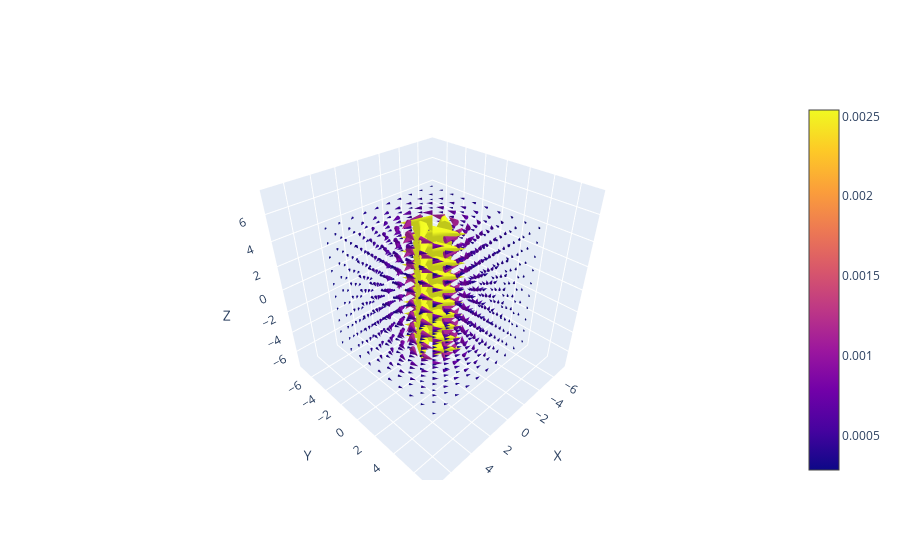

Notebook source saved alongside this figure:
### Code cell
def field_around_current_carrying_wire(I:float, 
                                       CONSTANTS:dict, 
                                       x_extent:list = [-5, 5], 
                                       y_extent:list = [-5, 5],
                                       z_extent:list = [5,-5], 
                                       resolution:float = 10) -> list[np.ndarray]:
    '''
    A current carrying wire will have a magnetic field around it. The wire will run parallel to the z
    axis, and be placed at the origin of the x,y plane. Current will be travelling in the direction of positive z.

    Direction of the current is dependent on the direction of travel. When it comes time to compare these outputs 
    to that of the GP, we can crank up the resolution of this and see if it can recreate the field.
    
    Args:
        I (float): Current which the wire is carrying.
        CONSTANTS (dict): Dictionary of all of the physical constants which could be useful.

        x_extent (list[int]): extent in the x direction of the final field. In SI Units, this will be meters.
        y_extent (list[int]): extent in the y direction of the final field. In SI Units, this will be meters.
        z_extent (list[int]): extent in the z direction of the final field. In SI Units, this will be meters.

    Returns:
        6 numpy nd arrays 
    '''
    x, y, z = np.meshgrid(
        np.linspace(x_extent[0], x_extent[1], resolution),
        np.linspace(y_extent[0], y_extent[1], resolution),
        np.linspace(z_extent[0], z_extent[1], resolution)
    )

    r = np.sqrt(x**2 + y**2) + 1e-3  # avoid div by zero
    theta = np.arctan2(y, x)

    feild_strength = CONSTANTS["mu_naught"] * I / (2 * CONSTANTS["pi"])

    u = -feild_strength / r * np.sin(theta)
    v = feild_strength / r * np.cos(theta)
    w = np.zeros_like(z)

    return x, y, z, u, v, w

# call
x_wire, y_wire, z_wire, fields_x_wire, fields_y_wire, fields_z_wire = field_around_current_carrying_wire(10000,CONSTANTS)
plotter.plotter(x_wire, y_wire, z_wire, fields_x_wire, fields_y_wire, fields_z_wire)

### Figure 1 — Plotly figure (JSON) as saved in the notebook; plotly's stock layout.template omitted (floating-point values rounded to 4 significant figures; data arrays with more than 128 entries replaced by an {"elided": "..."} marker saying what was removed)
{"data": [{"anchor": "tail", "sizemode": "scaled", "sizeref": 2, "type": "cone", "u": {"elided": "1000 float values"}, "v": {"elided": "1000 float values"}, "w": {"elided": "1000 float values"}, "x": {"elided": "1000 float values"}, "y": {"elided": "1000 float values"}, "z": {"elided": "1000 float values"}}], "layout": {"scene": {"xaxis": {"title": {"text": "X"}}, "yaxis": {"title": {"text": "Y"}}, "zaxis": {"title": {"text": "Z"}}}}}
